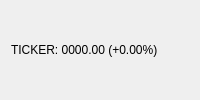
<?xml version="1.0" encoding="UTF-8"?>
<ui version="4.0">
 <class>StockTicker</class>
 <widget class="QWidget" name="StockTicker">
  <property name="windowTitle">
   <string>Stock Ticker</string>
  </property>
  <layout class="QHBoxLayout" name="horizontalLayout">
   <item>
    <widget class="QLabel" name="labelTicker">
     <property name="text">
      <string>TICKER: 0000.00 (+0.00%)</string>
     </property>
    </widget>
   </item>
  </layout>
 </widget>
 <resources/>
 <connections/>
 </ui>
